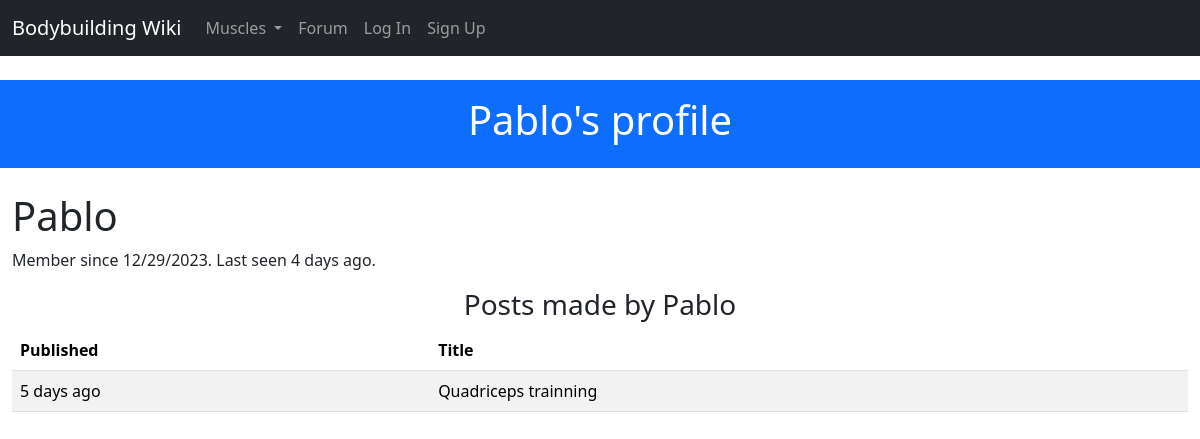
The page /auth/user/Pablo on the database as committed earlier.
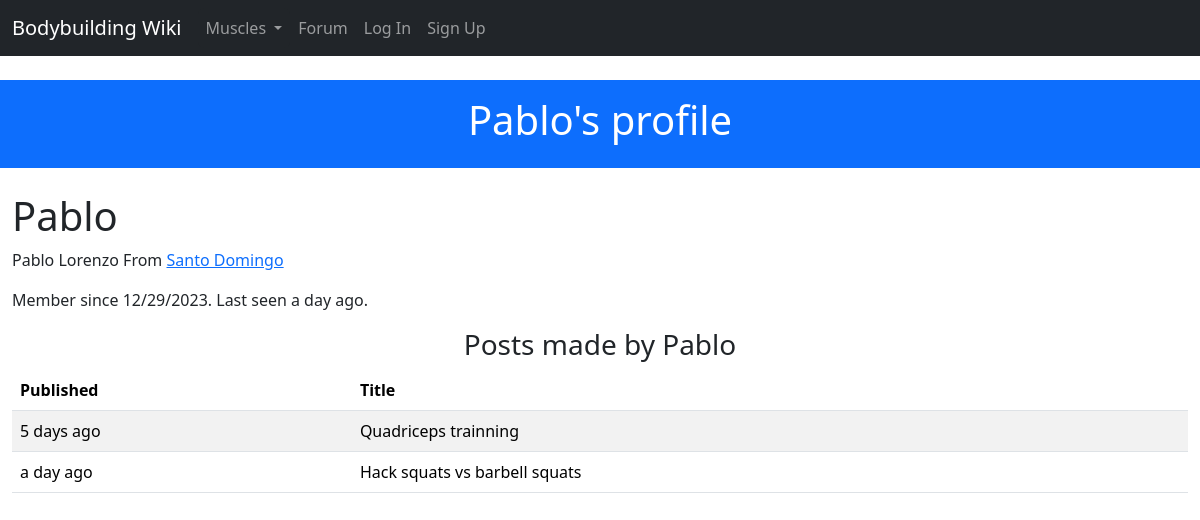
The same page on the database as committed later.
### project/auth/models.py (models this page shows, shortened)
class User(UserMixin, db.Model):
    __tablename__ = 'users'
    id = db.Column(db.Integer, primary_key=True)
    username = db.Column(db.String(64), unique=True, index=True)
    email = db.Column(db.String(64), unique=True, index=True)
    role_id = db.Column(db.Integer, db.ForeignKey('roles.id'))
    name = db.Column(db.String(64))
    location = db.Column(db.String(64))
    about_me = db.Column(db.Text())
    member_since = db.Column(db.DateTime(), default=datetime.utcnow) # datetime.utcnow is missing the () at the end. This is because the default argument in db.Column() can take a function as a value.
    last_seen = db.Column(db.DateTime(), default=datetime.utcnow)
    password_hash = db.Column(db.String(128))
    posts = db.relationship('Post', backref='author', lazy='dynamic', cascade='all, delete-orphan')
    comments = db.relationship('Comment', backref='author', lazy='dynamic', cascade='all, delete-orphan')
    papers_saved = db.relationship('PaperSaved', lazy='dynamic', cascade='all, delete-orphan')
    def can(self, perm):
        return self.role is not None and self.role.has_permission(perm)
    @property
    def password(self):
        raise AttributeError('password is not a readable attribute')

### project/forum/models.py (models this page shows)
class Post(db.Model):
 __tablename__ = 'posts'
 id = db.Column(db.Integer, primary_key=True)
 title = db.Column(db.String(50))
 body = db.Column(db.Text)
 timestamp = db.Column(db.DateTime, index=True, default=datetime.utcnow)
 author_id = db.Column(db.Integer, db.ForeignKey('users.id'))
 comments = db.Relationship('Comment', backref='post', lazy='dynamic', cascade='all, delete-orphan')

### project/auth/views.py (the view)
@auth.route('/user/<username>')
def user_detail(username):
    user_profile = User.query.filter_by(username=username).first_or_404()
    return render_template('auth/user.html', user_profile=user_profile)

### project/auth/models.py (called while the page is built)
    def is_admin(self):
        return False

### project/auth/views.py (called while the page is built)
@auth.before_request
def before_request():
    if current_user.is_authenticated:
        current_user.ping()

### project/main/__init__.py (called while the page is built)
@main.app_context_processor
def inject_user():
    return dict(user=current_user or None)

@main.app_context_processor
def inject_permissions():
    return dict(Permission=Permission)

@main.app_context_processor
def inject_muscles():
    return dict(muscles=Muscle.query.all())

### project/templates/auth/user.html (shortened to what this page needs)
{% extends "base.html" %}
{% block header %}
    {% if user_profile == user %}
        Your profile
    {% else %}
        {{ user_profile.username }}'s profile
    {% endif %}
{% endblock header %}
{% block content %}
    <div class="page-header">
        <h1>{{ user_profile.username }}</h1>
        {% if user_profile.name or user_profile.location %}
        <p>
            {% if user_profile.name %}{{ user_profile.name }}{% endif %}
            {% if user_profile.location %}
                From <a href="http://maps.google.com/?q={{ user.location }}">
                        {{ user_profile.location }}
                    </a>
            {% endif %}
        </p>
        {% endif %}
        <p>
            Member since {{ moment(user_profile.member_since).format('L') }}.
            Last seen {{ moment(user_profile.last_seen).fromNow() }}.
        </p>
    </div>
    {% if user_profile.posts.all() %}
        <h3 class="text-center">Posts made by {{user_profile.username }}</h3>
        <table class="table table-striped table-hover">
            <thead>
                <th scope="col">Published</th>
                <th scope="col">Title</th>
            </thead>
            <tbody>
                {% for post in user_profile.posts %}
                <tr scope="row">
                    <td>{{ moment(post.timestamp).fromNow() }}</td>
                    <td>{{post.title}}</td>
                </tr>
                {% endfor %}
            </tbody>
        </table>
    {% endif %}
{% endblock %}

Rows that differ between the two databases and show on the page:
changed User "Pablo": name (not shown) → "Pablo Lorenzo"; location (not shown) → "Santo Domingo"; last_seen "4 days ago" → "a day ago"
added Post: timestamp "a day ago", title "Hack squats vs barbell squats"
Other text that changed with them:
text now shown: "From"
